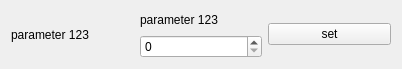
<?xml version="1.0" encoding="UTF-8"?>
<ui version="4.0">
 <class>Form</class>
 <widget class="QWidget" name="Form">
  <property name="geometry">
   <rect>
    <x>0</x>
    <y>0</y>
    <width>402</width>
    <height>69</height>
   </rect>
  </property>
  <property name="windowTitle">
   <string>Form</string>
  </property>
  <layout class="QHBoxLayout" name="horizontalLayout">
   <item>
    <widget class="QLabel" name="label">
     <property name="text">
      <string>parameter 123</string>
     </property>
    </widget>
   </item>
   <item>
    <layout class="QVBoxLayout" name="verticalLayout">
     <item>
      <widget class="QLabel" name="label_real">
       <property name="text">
        <string>parameter 123</string>
       </property>
      </widget>
     </item>
     <item>
      <widget class="QSpinBox" name="spinBox"/>
     </item>
    </layout>
   </item>
   <item>
    <widget class="QPushButton" name="btnSet">
     <property name="text">
      <string>set</string>
     </property>
    </widget>
   </item>
  </layout>
 </widget>
 <resources/>
 <connections/>
</ui>
